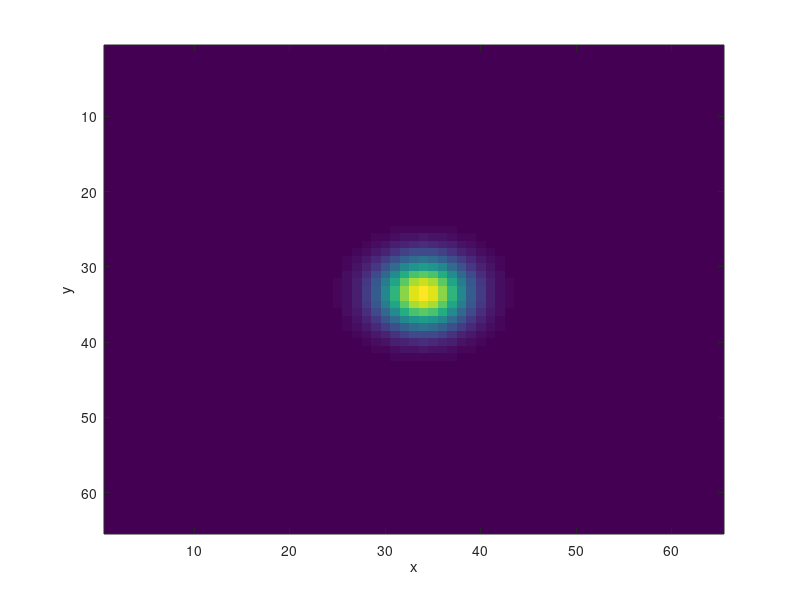

Write MATLAB code to recreate this figure. (Note: this script raises an error after producing the figure.)
% Phase correlation shift registration of 2D images.
%
% Yoel Shkolnisky, December 2013.

B = 1;   % The sampling interval is [-B,B]^2.
N = B*32; % Number of samples in the sampling interval
[xx,yy] = meshgrid((-N:1:N)*B/N,(-N:1:N)*B/N); %Sampling points in the spatial domain. Pixel length/width is B/N.
sig2x = (0.1)^2;  % Standard deviation of the sampled Gaussian.
sig2y = (0.1)^2;
x0 = [0.0, 0.0]; % Center of the Guassisn.
g = @(x,y) (1/(sqrt((2*pi)^2*sig2x*sig2y))).*exp(-(x-x0(1)).^2/(2*sig2x)-(y-x0(2)).^2/(2*sig2y)); % The Gaussian in the spatial domain
fg = @(omegax,omegay) exp(-omegax.^2*sig2x/2 -omegay.^2*sig2y/2-sqrt(-1)*(x0(1)*omegax+x0(2)*omegay)); % It's Fourier transform.

s1=g(xx,yy);  % Sample the Guassian
figure(1);
imagesc(s1);
xlabel('x'); ylabel('y');

dx=[1,0.5]*B/N;  % We will shift the Guassian by 2 pixels. 
s2=g(xx-dx(1),yy-dx(2)); % shift to the right.
figure(1); % Plot original and shifted signals.
imagesc(s2);
xlabel('x'); ylabel('y');

% Phase correlation
hats1 = fftshift( fft2( ifftshift( s1) ))*(B/N)^2; % Compute centered Fourier transform
hats2 = fftshift( fft2( ifftshift( s2) ))*(B/N)^2;

if norm(imag(hats1(:)))/norm(hats1(:))>1.0e-14
    error('Imaginary components too large');
end
hats1=real(hats1); % Note that hats2 is not real due to the shift which introduces pahse.

c1=2*pi/B*(N/(2*N+1));
[omegax,omegay] = meshgrid((-N:1:N)*c1,(-N:1:N)*c1);
hats1ref=fg(omegax,omegay);
hats2ref=fg(omegax,omegay).*exp(-1i.*(omegax.*dx(1)+omegay*dx(2)));

% The following errors should be tiny
fprintf('Err in hats1 = %e\n',norm(hats1-hats1ref));
fprintf('Err in hats2 = %e\n',norm(hats2-hats2ref));

rhat=hats1.*conj(hats2)./(abs(hats1.*conj(hats2)));
if any(isnan(rhat(:))) || any(isinf(rhat(:)))
    error('phase factors have nans or infs');
end


% Plot true and estimated phase factors
figure;
subplot(2,2,1);
imagesc(real(rhat))
title('rhat - real part')
subplot(2,2,2);
imagesc(real(exp(1i.*(omegax.*dx(1)+omegay*dx(2)))))
title('true phases - real part');

subplot(2,2,3);
imagesc(imag(rhat))
title('rhat - imaginary part')
subplot(2,2,4);
imagesc(imag(exp(1i.*(omegax.*dx(1)+omegay*dx(2)))))
title('true phases - imaginary part');

% Verify the expression for the phase factors in terms of N and the number
% of shifted pixels (eliminating B fro the expression)
deltax=dx*N/B; % dx is the shifts in the units of the time domain. 
               % delta x is the number of shifted pixels.
[X,Y]=meshgrid(-N:N,-N:N);
rhat2=exp(2*pi*1i*(X.*deltax(1)+Y.*deltax(2))/(2*N+1)); % These are the shift pahse factors independent of B.
norm(rhat2-exp(1i.*(omegax.*dx(1)+omegay*dx(2))))

% Estimate shift
r=fftshift(ifft2(ifftshift(rhat)));
[vv,ii]=max(r(:));
cX=(size(xx,2)-1)/2+1; %Find the center
cY=(size(xx,1)-1)/2+1; %Find the center

[sY,sX]=ind2sub(size(r),ii);
est_shift=[cX-sX,cY-sY];
fprintf('estimated shift = (%d,%d)\n',est_shift(1),est_shift(2));

% Plot true and estimated phase correlation coefficients
rtrue=fftshift(ifft2(ifftshift(exp(1i.*(omegax.*dx(1)+omegay*dx(2))))));
figure;
subplot(1,2,1)
mesh(r);
subplot(1,2,2)
mesh(rtrue)

% Test dE2
rho=exp(1i.*(omegax.*dx(1)+omegay.*dx(2)));
X0=[1.3,1.2]
DX=[1.0e-4 0];
v1=(sum(sum(abs(E2(X0+DX,rho,N)).^2))-sum(sum(abs(E2(X0-DX,rho,N)).^2)))./(2*norm(DX))
dy=dE2(X0,rho,N);
v2=sum(sum(dy(:,:,1)))
abs(v1-v2)/abs(v1)


% Test d2E2
X0=[1.1,1.7]
dx2=1.0e-4;

% Compute d2x
d2x1=(dE2(X0+[dx2 0],rho,N)-dE2(X0-[dx2 0],rho,N))./(2*dx2);
d2x1=sum(sum(d2x1(:,:,1)))
d2x2=d2E2(X0,rho,N);
d2x2=sum(sum(d2x2(:,:,1)))
errxx=(d2x1-d2x2)./d2x2

% Compute dxdy
% The second coordinate of dE2 is dy which we numerically differentiate by
% x.
dydx1=(dE2(X0+[dx2 0],rho,N)-dE2(X0-[dx2 0],rho,N))./(2*dx2); 
dydx1=sum(sum(dydx1(:,:,2)))
dydx2=d2E2(X0,rho,N);
dydx2=sum(sum(dydx2(:,:,2)))
errxy=(dydx1-dydx2)./dydx2

% Compute d2y
d2y1=(dE2(X0+[0 dx2],rho,N)-dE2(X0-[0 dx2],rho,N))./(2*dx2);
d2y1=sum(sum(d2y1(:,:,2)))
d2y2=d2E2(X0,rho,N);
d2y2=sum(sum(d2y2(:,:,4)))
erryy=(d2y1-d2y2)./d2y2


% Run newton iterations to minimize E
MAXITER=10;
eps=1.0e-8;
iter=1;
x=est_shift;
x=x(:);
j=-N:N; 
rho=exp(1i.*(omegax.*dx(1)+omegay.*dx(2)));
p=1;

f=sum(sum(abs(E2(x,rho,N)).^2));
%f=E(x);
while iter<=MAXITER && abs(f)>eps &&  norm(p)>eps
    df=squeeze(sum(sum(dE2(x,rho,N),1),2));
    d2f=reshape(squeeze(sum(sum(d2E2(x,rho,N),1),2)),2,2);
    %d2f1=(sum(dE(j,x+1.0e-4,rho,N))-sum(dE(j,x-1.0e-4,rho,N)))./(2*1.0e-4)
    
    p=-d2f\df;
    fold=f;
    xold=x;
    lambda=1;    
    x=x+p; % Since we have a double root at the minimum.
    f=sum(sum(abs(E2(x,rho,N)).^2));
    
    while f>fold && lambda>1.0e-4
        lambda=lambda/2;
        x=xold+lambda*p;
        f=sum(sum(abs(E2(x,rho,N)).^2));
    end
    iter=iter+1;
end

if iter>=MAXITER
    disp('Did not converge');
else
    % Two more iterations to polish the estimate
    df=squeeze(sum(sum(dE2(x,rho,N),1),2));
    d2f=reshape(squeeze(sum(sum(d2E2(x,rho,N),1),2)),2,2);
    x=x-d2f\df;
    df=squeeze(sum(sum(dE2(x,rho,N),1),2));
    d2f=reshape(squeeze(sum(sum(d2E2(x,rho,N),1),2)),2,2);
    x=x-d2f\df;
    
    fprintf('Converged on iteration %d, x=[%e %e], err=%e\n',iter-1,[x(1) x(2)],norm(x(:)-deltax(:)));
end
